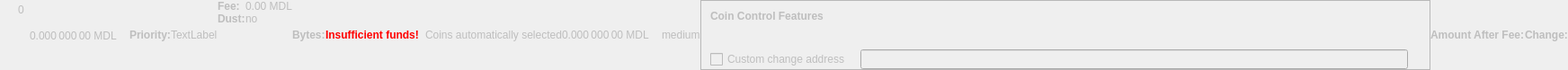
    <widget class="QWidget" name="dummyHideWidget" native="true">
     <property name="enabled">
      <bool>false</bool>
     </property>
     <property name="maximumSize">
      <size>
       <width>100</width>
       <height>22</height>
      </size>
     </property>
     <layout class="QHBoxLayout" name="dummyHideLayout">
      <property name="spacing">
       <number>0</number>
      </property>
      <property name="margin">
       <number>0</number>
      </property>
      <item>
       <layout class="QFormLayout" name="formLayoutCoinControl1">
        <property name="horizontalSpacing">
         <number>10</number>
        </property>
        <property name="verticalSpacing">
         <number>14</number>
        </property>
        <property name="leftMargin">
         <number>10</number>
        </property>
        <property name="topMargin">
         <number>4</number>
        </property>
        <property name="rightMargin">
         <number>6</number>
        </property>
        <item row="0" column="1">
         <widget class="QLabel" name="labelCoinControlBytes">
          <property name="cursor">
           <cursorShape>IBeamCursor</cursorShape>
          </property>
          <property name="contextMenuPolicy">
           <enum>Qt::ActionsContextMenu</enum>
          </property>
          <property name="text">
           <string notr="true">0</string>
          </property>
          <property name="textInteractionFlags">
           <set>Qt::LinksAccessibleByMouse|Qt::TextSelectableByKeyboard|Qt::TextSelectableByMouse</set>
          </property>
         </widget>
        </item>
       </layout>
      </item>
      <item>
       <widget class="QLabel" name="labelCoinControlAfterFee">
        <property name="enabled">
         <bool>false</bool>
        </property>
        <property name="sizePolicy">
         <sizepolicy hsizetype="Fixed" vsizetype="Fixed">
          <horstretch>0</horstretch>
          <verstretch>0</verstretch>
         </sizepolicy>
        </property>
        <property name="minimumSize">
         <size>
          <width>111</width>
          <height>12</height>
         </size>
        </property>
        <property name="maximumSize">
         <size>
          <width>111</width>
          <height>12</height>
         </size>
        </property>
        <property name="cursor">
         <cursorShape>IBeamCursor</cursorShape>
        </property>
        <property name="contextMenuPolicy">
         <enum>Qt::ActionsContextMenu</enum>
        </property>
        <property name="text">
         <string notr="true">0.000 000 00 MDL</string>
        </property>
        <property name="textInteractionFlags">
         <set>Qt::LinksAccessibleByMouse|Qt::TextSelectableByKeyboard|Qt::TextSelectableByMouse</set>
        </property>
       </widget>
      </item>
      <item>
       <widget class="QLabel" name="labelCoinControlPriorityText">
        <property name="enabled">
         <bool>false</bool>
        </property>
        <property name="font">
         <font>
          <weight>75</weight>
          <bold>true</bold>
         </font>
        </property>
        <property name="text">
         <string>Priority:</string>
        </property>
       </widget>
      </item>
      <item>
       <layout class="QHBoxLayout" name="horizontalLayout">
        <item>
         <widget class="QLabel" name="WarningLabel">
          <property name="text">
           <string>TextLabel</string>
          </property>
         </widget>
        </item>
       </layout>
      </item>
      <item>
       <layout class="QFormLayout" name="formLayoutCoinControl3">
        <property name="horizontalSpacing">
         <number>0</number>
        </property>
        <property name="verticalSpacing">
         <number>0</number>
        </property>
        <property name="leftMargin">
         <number>0</number>
        </property>
        <property name="topMargin">
         <number>0</number>
        </property>
        <property name="rightMargin">
         <number>0</number>
        </property>
        <item row="0" column="0">
         <widget class="QLabel" name="labelCoinControlFeeText">
          <property name="enabled">
           <bool>false</bool>
          </property>
          <property name="font">
           <font>
            <weight>75</weight>
            <bold>true</bold>
           </font>
          </property>
          <property name="text">
           <string>Fee:</string>
          </property>
          <property name="margin">
           <number>0</number>
          </property>
         </widget>
        </item>
        <item row="0" column="1">
         <widget class="QLabel" name="labelCoinControlFee">
          <property name="enabled">
           <bool>false</bool>
          </property>
          <property name="cursor">
           <cursorShape>IBeamCursor</cursorShape>
          </property>
          <property name="contextMenuPolicy">
           <enum>Qt::ActionsContextMenu</enum>
          </property>
          <property name="text">
           <string notr="true">0.00 MDL</string>
          </property>
          <property name="textInteractionFlags">
           <set>Qt::LinksAccessibleByMouse|Qt::TextSelectableByKeyboard|Qt::TextSelectableByMouse</set>
          </property>
         </widget>
        </item>
        <item row="1" column="0">
         <widget class="QLabel" name="labelCoinControlLowOutputText">
          <property name="enabled">
           <bool>false</bool>
          </property>
          <property name="font">
           <font>
            <weight>75</weight>
            <bold>true</bold>
           </font>
          </property>
          <property name="text">
           <string>Dust:</string>
          </property>
         </widget>
        </item>
        <item row="1" column="1">
         <widget class="QLabel" name="labelCoinControlLowOutput">
          <property name="enabled">
           <bool>false</bool>
          </property>
          <property name="cursor">
           <cursorShape>IBeamCursor</cursorShape>
          </property>
          <property name="contextMenuPolicy">
           <enum>Qt::ActionsContextMenu</enum>
          </property>
          <property name="text">
           <string>no</string>
          </property>
          <property name="textInteractionFlags">
           <set>Qt::LinksAccessibleByMouse|Qt::TextSelectableByKeyboard|Qt::TextSelectableByMouse</set>
          </property>
         </widget>
        </item>
       </layout>
      </item>
      <item>
       <widget class="QLabel" name="labelCoinControlBytesText">
        <property name="enabled">
         <bool>false</bool>
        </property>
        <property name="font">
         <font>
          <weight>75</weight>
          <bold>true</bold>
         </font>
        </property>
        <property name="text">
         <string>Bytes:</string>
        </property>
       </widget>
      </item>
      <item>
       <layout class="QFormLayout" name="formLayoutCoinControl2">
        <property name="horizontalSpacing">
         <number>0</number>
        </property>
        <property name="verticalSpacing">
         <number>0</number>
        </property>
        <property name="leftMargin">
         <number>0</number>
        </property>
        <property name="topMargin">
         <number>0</number>
        </property>
        <property name="rightMargin">
         <number>0</number>
        </property>
       </layout>
      </item>
      <item>
       <layout class="QHBoxLayout" name="horizontalLayoutCoinControl2">
        <property name="spacing">
         <number>0</number>
        </property>
        <property name="bottomMargin">
         <number>0</number>
        </property>
       </layout>
      </item>
      <item>
       <widget class="QLabel" name="labelCoinControlInsuffFunds">
        <property name="enabled">
         <bool>false</bool>
        </property>
        <property name="minimumSize">
         <size>
          <width>0</width>
          <height>0</height>
         </size>
        </property>
        <property name="font">
         <font>
          <weight>75</weight>
          <bold>true</bold>
         </font>
        </property>
        <property name="styleSheet">
         <string notr="true">color:red;font-weight:bold;</string>
        </property>
        <property name="text">
         <string>Insufficient funds!</string>
        </property>
        <property name="margin">
         <number>5</number>
        </property>
       </widget>
      </item>
      <item>
       <layout class="QFormLayout" name="formLayoutCoinControl4">
        <property name="horizontalSpacing">
         <number>0</number>
        </property>
        <property name="verticalSpacing">
         <number>0</number>
        </property>
        <property name="leftMargin">
         <number>0</number>
        </property>
        <property name="topMargin">
         <number>0</number>
        </property>
        <property name="rightMargin">
         <number>0</number>
        </property>
       </layout>
      </item>
      <item>
       <widget class="QLabel" name="labelCoinControlChangeLabel">
        <property name="enabled">
         <bool>false</bool>
        </property>
        <property name="sizePolicy">
         <sizepolicy hsizetype="Preferred" vsizetype="Expanding">
          <horstretch>0</horstretch>
          <verstretch>0</verstretch>
         </sizepolicy>
        </property>
        <property name="minimumSize">
         <size>
          <width>0</width>
          <height>0</height>
         </size>
        </property>
        <property name="text">
         <string/>
        </property>
        <property name="margin">
         <number>3</number>
        </property>
       </widget>
      </item>
      <item>
       <widget class="QLabel" name="labelCoinControlAutomaticallySelected">
        <property name="enabled">
         <bool>false</bool>
        </property>
        <property name="sizePolicy">
         <sizepolicy hsizetype="Fixed" vsizetype="Fixed">
          <horstretch>0</horstretch>
          <verstretch>0</verstretch>
         </sizepolicy>
        </property>
        <property name="minimumSize">
         <size>
          <width>0</width>
          <height>0</height>
         </size>
        </property>
        <property name="maximumSize">
         <size>
          <width>240</width>
          <height>16777215</height>
         </size>
        </property>
        <property name="text">
         <string>Coins automatically selected</string>
        </property>
        <property name="margin">
         <number>5</number>
        </property>
       </widget>
      </item>
      <item>
       <widget class="QLabel" name="labelCoinControlChange">
        <property name="enabled">
         <bool>false</bool>
        </property>
        <property name="sizePolicy">
         <sizepolicy hsizetype="Fixed" vsizetype="Fixed">
          <horstretch>0</horstretch>
          <verstretch>0</verstretch>
         </sizepolicy>
        </property>
        <property name="minimumSize">
         <size>
          <width>111</width>
          <height>0</height>
         </size>
        </property>
        <property name="maximumSize">
         <size>
          <width>111</width>
          <height>16777215</height>
         </size>
        </property>
        <property name="cursor">
         <cursorShape>IBeamCursor</cursorShape>
        </property>
        <property name="contextMenuPolicy">
         <enum>Qt::ActionsContextMenu</enum>
        </property>
        <property name="text">
         <string notr="true">0.000 000 00 MDL</string>
        </property>
        <property name="textInteractionFlags">
         <set>Qt::LinksAccessibleByMouse|Qt::TextSelectableByKeyboard|Qt::TextSelectableByMouse</set>
        </property>
       </widget>
      </item>
      <item>
       <widget class="QLabel" name="labelCoinControlPriority">
        <property name="enabled">
         <bool>false</bool>
        </property>
        <property name="cursor">
         <cursorShape>IBeamCursor</cursorShape>
        </property>
        <property name="contextMenuPolicy">
         <enum>Qt::ActionsContextMenu</enum>
        </property>
        <property name="text">
         <string>medium</string>
        </property>
        <property name="textInteractionFlags">
         <set>Qt::LinksAccessibleByMouse|Qt::TextSelectableByKeyboard|Qt::TextSelectableByMouse</set>
        </property>
       </widget>
      </item>
      <item>
       <widget class="QFrame" name="frameCoinControl">
        <property name="sizePolicy">
         <sizepolicy hsizetype="Expanding" vsizetype="Expanding">
          <horstretch>0</horstretch>
          <verstretch>0</verstretch>
         </sizepolicy>
        </property>
        <property name="maximumSize">
         <size>
          <width>16777215</width>
          <height>16777215</height>
         </size>
        </property>
        <property name="frameShape">
         <enum>QFrame::StyledPanel</enum>
        </property>
        <property name="frameShadow">
         <enum>QFrame::Sunken</enum>
        </property>
        <layout class="QVBoxLayout" name="verticalLayoutCoinControl2_2">
         <property name="spacing">
          <number>0</number>
         </property>
         <property name="margin">
          <number>0</number>
         </property>
         <item>
          <layout class="QVBoxLayout" name="verticalLayoutCoinControl" stretch="0,0,0,1">
           <property name="spacing">
            <number>0</number>
           </property>
           <property name="leftMargin">
            <number>10</number>
           </property>
           <property name="topMargin">
            <number>10</number>
           </property>
           <item>
            <layout class="QHBoxLayout" name="horizontalLayoutCoinControl1">
             <property name="bottomMargin">
              <number>15</number>
             </property>
             <item>
              <widget class="QLabel" name="labelCoinControlFeatures">
               <property name="enabled">
                <bool>false</bool>
               </property>
               <property name="sizePolicy">
                <sizepolicy hsizetype="Preferred" vsizetype="Maximum">
                 <horstretch>0</horstretch>
                 <verstretch>0</verstretch>
                </sizepolicy>
               </property>
               <property name="font">
                <font>
                 <weight>75</weight>
                 <bold>true</bold>
                </font>
               </property>
               <property name="styleSheet">
                <string notr="true">font-weight:bold;</string>
               </property>
               <property name="text">
                <string>Coin Control Features</string>
               </property>
              </widget>
             </item>
            </layout>
           </item>
           <item>
            <widget class="QWidget" name="widgetCoinControl" native="true">
             <property name="sizePolicy">
              <sizepolicy hsizetype="Preferred" vsizetype="Preferred">
               <horstretch>0</horstretch>
               <verstretch>0</verstretch>
              </sizepolicy>
             </property>
             <property name="minimumSize">
              <size>
               <width>0</width>
               <height>0</height>
              </size>
             </property>
             <property name="styleSheet">
              <string notr="true"/>
             </property>
             <layout class="QHBoxLayout" name="horizontalLayoutCoinControl5_2">
              <property name="margin">
               <number>0</number>
              </property>
              <item>
               <layout class="QHBoxLayout" name="horizontalLayoutCoinControl3">
                <property name="spacing">
                 <number>20</number>
                </property>
                <property name="topMargin">
                 <number>0</number>
                </property>
                <property name="bottomMargin">
                 <number>10</number>
                </property>
               </layout>
              </item>
             </layout>
            </widget>
           </item>
           <item>
            <layout class="QHBoxLayout" name="horizontalLayoutCoinControl4" stretch="0,0,0">
             <property name="spacing">
              <number>12</number>
             </property>
             <property name="sizeConstraint">
              <enum>QLayout::SetDefaultConstraint</enum>
             </property>
             <property name="topMargin">
              <number>5</number>
             </property>
             <property name="rightMargin">
              <number>5</number>
             </property>
             <item>
              <widget class="QCheckBox" name="checkBoxCoinControlChange">
               <property name="enabled">
                <bool>false</bool>
               </property>
               <property name="toolTip">
                <string>If this is activated, but the change address is empty or invalid, change will be sent to a newly generated address.</string>
               </property>
               <property name="text">
                <string>Custom change address</string>
               </property>
              </widget>
             </item>
             <item>
              <widget class="QValidatedLineEdit" name="lineEditCoinControlChange">
               <property name="enabled">
                <bool>false</bool>
               </property>
               <property name="sizePolicy">
                <sizepolicy hsizetype="Expanding" vsizetype="Fixed">
                 <horstretch>0</horstretch>
                 <verstretch>0</verstretch>
                </sizepolicy>
               </property>
              </widget>
             </item>
             <item>
              <widget class="QLabel" name="labelCoinControlChangeLabel_2">
               <property name="sizePolicy">
                <sizepolicy hsizetype="Preferred" vsizetype="Expanding">
                 <horstretch>0</horstretch>
                 <verstretch>0</verstretch>
                </sizepolicy>
               </property>
               <property name="minimumSize">
                <size>
                 <width>0</width>
                 <height>0</height>
                </size>
               </property>
               <property name="text">
                <string/>
               </property>
               <property name="margin">
                <number>3</number>
               </property>
              </widget>
             </item>
            </layout>
           </item>
           <item>
            <spacer name="verticalSpacerCoinControl">
             <property name="orientation">
              <enum>Qt::Vertical</enum>
             </property>
             <property name="sizeHint" stdset="0">
              <size>
               <width>800</width>
               <height>1</height>
              </size>
             </property>
            </spacer>
           </item>
          </layout>
         </item>
        </layout>
       </widget>
      </item>
      <item>
       <widget class="QLabel" name="labelCoinControlAfterFeeText">
        <property name="enabled">
         <bool>false</bool>
        </property>
        <property name="minimumSize">
         <size>
          <width>0</width>
          <height>0</height>
         </size>
        </property>
        <property name="maximumSize">
         <size>
          <width>16777215</width>
          <height>16777215</height>
         </size>
        </property>
        <property name="font">
         <font>
          <weight>75</weight>
          <bold>true</bold>
         </font>
        </property>
        <property name="text">
         <string>Amount After Fee:</string>
        </property>
        <property name="alignment">
         <set>Qt::AlignLeading|Qt::AlignLeft|Qt::AlignVCenter</set>
        </property>
        <property name="margin">
         <number>0</number>
        </property>
       </widget>
      </item>
      <item>
       <widget class="QLabel" name="labelCoinControlChangeText">
        <property name="enabled">
         <bool>false</bool>
        </property>
        <property name="sizePolicy">
         <sizepolicy hsizetype="Preferred" vsizetype="Preferred">
          <horstretch>0</horstretch>
          <verstretch>0</verstretch>
         </sizepolicy>
        </property>
        <property name="minimumSize">
         <size>
          <width>0</width>
          <height>0</height>
         </size>
        </property>
        <property name="maximumSize">
         <size>
          <width>16777215</width>
          <height>16777215</height>
         </size>
        </property>
        <property name="font">
         <font>
          <weight>75</weight>
          <bold>true</bold>
         </font>
        </property>
        <property name="text">
         <string>Change:</string>
        </property>
        <property name="alignment">
         <set>Qt::AlignLeading|Qt::AlignLeft|Qt::AlignVCenter</set>
        </property>
       </widget>
      </item>
     </layout>
    </widget>
